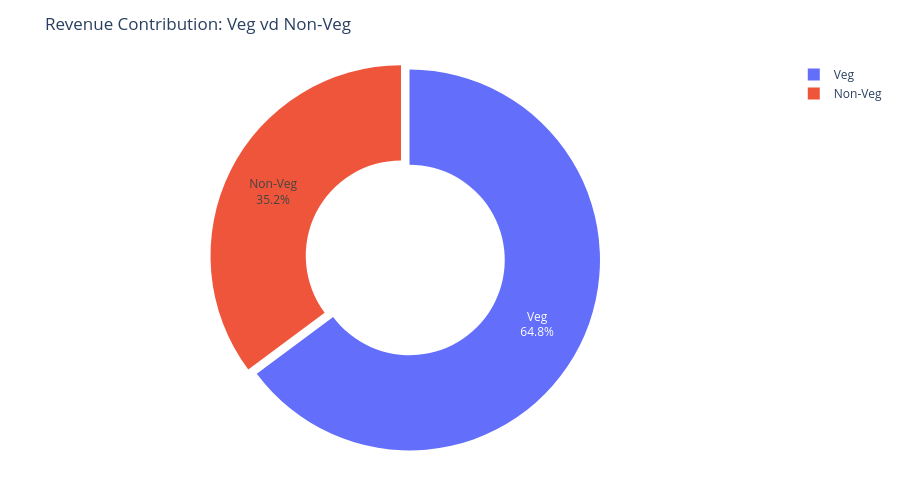

The notebook cell this image was saved under:
### Code cell
fig = px.pie(
    food_revenue,
    values="Price (INR)",
    names="Food Category",
    hole=0.5,
    title="Revenue Contribution: Veg vd Non-Veg",
)

fig.update_traces(
    textinfo="percent+label",
    pull=[0.05,0]
)

fig.update_layout(
    height=500,
    margin=dict(t=60, b=40, l=40, r=40)
)

fig.show()

### Figure 1 — Plotly figure (JSON) as saved in the notebook; plotly's stock layout.template omitted (floating-point values rounded to 4 significant figures)
{"data": [{"domain": {"x": [0, 1], "y": [0, 1]}, "hole": 0.5, "hovertemplate": "Food Category=%{label}<br>Price (INR)=%{value}<extra></extra>", "labels": ["Non-Veg", "Veg"], "legendgroup": "", "name": "", "pull": [0.05, 0], "showlegend": true, "textinfo": "percent+label", "type": "pie", "values": [18660000.0, 34350000.0]}], "layout": {"height": 500, "legend": {"tracegroupgap": 0}, "margin": {"b": 40, "l": 40, "r": 40, "t": 60}, "title": {"text": "Revenue Contribution: Veg vd Non-Veg"}}}
